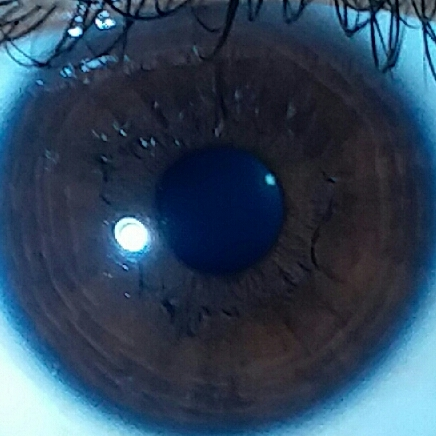
#> input picture Dataset_old/normal/2.jpg, 436 x 436 px
$ jupyter execute Untitled-Copy.ipynb
#> lines starting #> are read from the running program, lines starting #| are printed output that depends on the picture; after the words box and inside, x2 and y2 are one past the last pixel; in counts of white or black regions, pixels touching at a corner belong together
[cell 1]
import cv2
import numpy as np
import matplotlib.pyplot as plt
import math

#load image and show it
normal_path = "./Dataset_old/normal/2.jpg"
sedang_path = "./Dataset_old/sedang/1.jpg"
tinggi_path = "./Dataset_old/tinggi/1.jpg"

img_normal = cv2.imread(normal_path)
#> img_normal is the input picture: shape (436, 436, 3); mean B, G, R 90.1, 68.5, 47.9
img_sedang = cv2.imread(sedang_path)
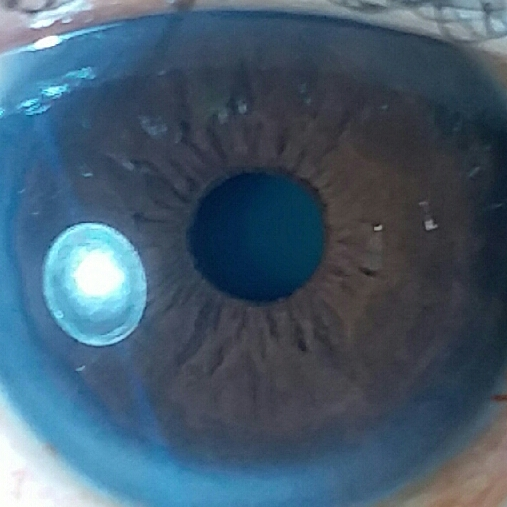
#> input picture Dataset_old/sedang/1.jpg, 507 x 507 px
#> img_sedang is the input picture: shape (507, 507, 3); mean B, G, R 109.4, 90.4, 67.7
img_tinggi = cv2.imread(tinggi_path)
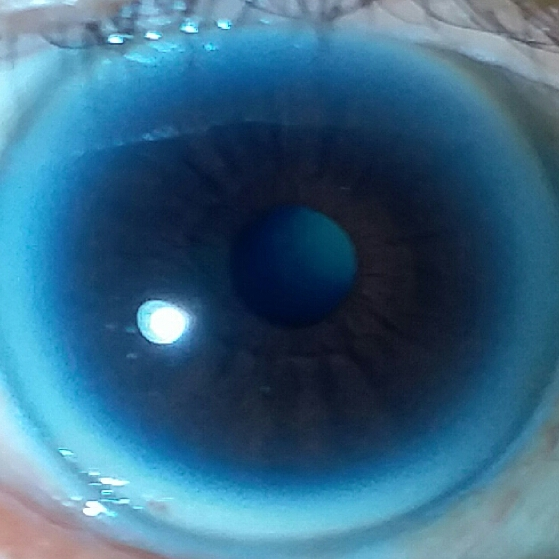
#> input picture Dataset_old/tinggi/1.jpg, 559 x 559 px
#> img_tinggi is the input picture: shape (559, 559, 3); mean B, G, R 131.3, 102.4, 55.5

[cell 2]
#normal Image
plt.imshow(img_normal)
plt.show()

[cell 3]
#sedang Image
plt.imshow(img_sedang)
plt.show()

[cell 4]
#tinggi image
plt.imshow(img_tinggi)
plt.show()

[cell 5]
#Hough Transform to detect the iris
input_img = img_normal
real_img = img_normal
preprocessing = cv2.cvtColor(real_img, cv2.COLOR_BGR2GRAY)
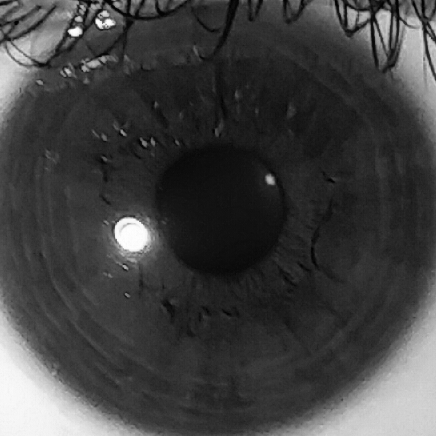
#> preprocessing: shape (436, 436); min 1, max 254, mean 64.8
preprocessing = cv2.medianBlur(preprocessing, 7)
ret, line = cv2.threshold(preprocessing, 0, 255, cv2.THRESH_BINARY+cv2.THRESH_OTSU)
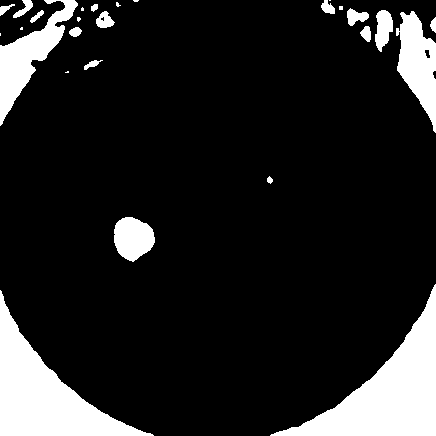
#> line: shape (436, 436); 13.6% white; 27 white regions (9 under 20 px), largest, box (x1, y1, x2, y2) and area: (270, 284, 436, 436) 8853, (0, 290, 154, 436) 7924, (0, 0, 78, 126) 3162
#> ret = 115
preprocessing = cv2.Canny(preprocessing, 20, 95, apertureSize=3)
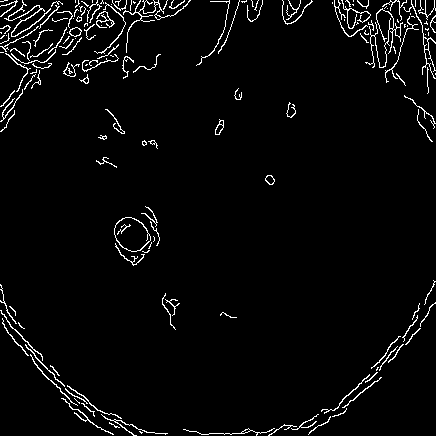
#> preprocessing: shape (436, 436); 3.4% white in thin lines or dots
#preprocessing = cv2.Canny(line,0,0)

rows = preprocessing.shape[0]
#> rows = 436
circles = cv2.HoughCircles(preprocessing, cv2.HOUGH_GRADIENT, 1, rows / 4, param1=ret, param2=10, minRadius=250, maxRadius=real_img.shape[0])
#> circles = 13 rows, first 8: [221.5, 178.5, 255.6], [220.5, 325.5, 325.5], [226.5, 59.5, 372.3], [146.5, 407.5, 405.6], [281.5, 416.5, 417.8], [373.5, 190.5, 370.5], [105.5, 292.5, 285.3], [99.5, 160.5, 347.6]

img_center = (int(real_img.shape[0]/2),int(real_img.shape[1] /2))
#> img_center = (218, 218)
img_radius = int(real_img.shape[0])
#> img_radius = 436

if circles is not None :
    circles = np.uint16(np.around(circles))
#> circles = 13 rows, first 8: [222, 178, 256], [220, 326, 326], [226, 60, 372], [146, 408, 406], [282, 416, 418], [374, 190, 370], [106, 292, 285], [100, 160, 348]
    begin = True
    for i in circles[0, :]:
        if begin == True :
            center = (i[0], i[1])
            radius = i[2]
            begin = False
        else :
            old_distance = math.sqrt(abs(img_center[0] - center[0])**2 + abs(img_center[1] - center[1])**2)
            new_distance = math.sqrt(abs(img_center[0] - i[0])**2 + abs(img_center[1] - i[1])**2)

            if(old_distance > new_distance and radius > i[2]) :
                center = (i[0], i[1])
                radius = i[2]

        cv2.circle(preprocessing, center, radius, (255, 0, 255), 3)
        cv2.circle(real_img, center, radius, (255, 0, 255), 3)
#> this loop made 13 passes
#> (i, new_distance) on passes 2 to 13: ([220, 326, 326], 108), ([226, 60, 372], 158.2), ([146, 408, 406], 203.2), ([282, 416, 418], 208.1), ([374, 190, 370], 158.5), ([106, 292, 285], 134.2), ([100, 160, 348], 131.5), ([326, 290, 281], 129.8), ([46, 50, 382], 240.4), ([6, 376, 367], 264.4), ([436, 332, 305], 246), ([388, 34, 303], 250.5)
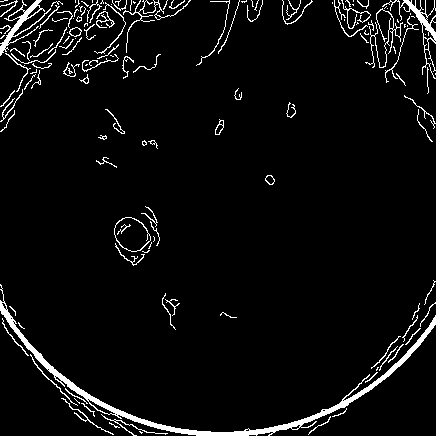
#> preprocessing: shape (436, 436); 4.7% white; 144 white regions (60 under 20 px), largest, box (x1, y1, x2, y2) and area: (0, 284, 436, 436) 2883, (382, 0, 436, 79) 559, (0, 0, 51, 56) 552
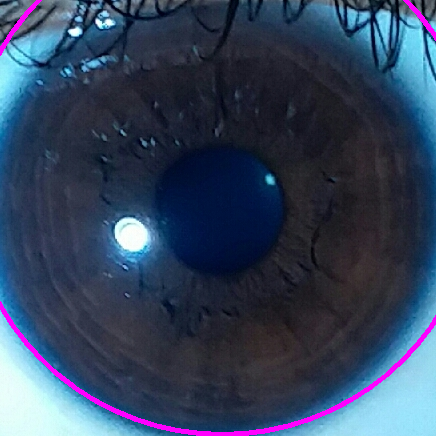
#> real_img: shape (436, 436, 3); 1.63% of pixels changed, all inside (x1, y1, x2, y2) = (0, 0, 436, 436)
#> after the loop, begin = False; radius = 256

plt.imshow(real_img)
plt.show()

plt.imshow(preprocessing)
plt.show()

[cell 6]
def segmentation(img) :
    preprocessing = cv2.cvtColor(img, cv2.COLOR_BGR2GRAY)
    #preprocessing = cv2.Canny(preprocessing, 20, 20)
    #preprocessing = cv2.resize(preprocessing, (480,480), interpolation=cv2.INTER_LINEAR)
    #preprocessing = cv2.medianBlur(preprocessing, 11)
    preprocessing = cv2.medianBlur(preprocessing, 5)
    ret, _ = cv2.threshold(preprocessing, 0, 255, cv2.THRESH_BINARY + cv2.THRESH_OTSU)

    rows = preprocessing.shape[0]
    circles = cv2.HoughCircles(preprocessing, cv2.HOUGH_GRADIENT, 1, rows / 4, param1=120, param2=10, minRadius=250, maxRadius=300)
    #circles = cv2.HoughCircles(preprocessing, cv2.HOUGH_GRADIENT, 1, rows / 4, param1=ret, param2=10, minRadius=250, maxRadius=480)

    if circles is not None :
        circles = np.uint16(np.around(circles))
        for i in circles[0, :]:
            center = (i[0], i[1])
            #cv2.circle(preprocessing, center, 1, (255, 255, 0), 3)
            radius = i[2]
            cv2.circle(preprocessing, center, radius, (255, 0, 255), 3)

    return preprocessing, radius

[cell 7]
def removeReflection(img):
    ret, mask = cv2.threshold(img, 150, 255, cv2.THRESH_BINARY)
    kernel = np.ones((5, 5), np.uint8)
    dilation = cv2.dilate(mask, kernel, iterations=1)
    preprocessing = cv2.inpaint(img, dilation, 5, cv2.INPAINT_TELEA)

    return preprocessing

[cell 8]
def rubberSheetModel(image, height, width, r_in, r_out, center):
    thetas = np.arange(0, 2 * np.pi, 2 * np.pi / width)  # Theta values
    #r_out = r_in + r_out
    # Create empty flatten image
    flat = np.zeros((height,width, 3), np.uint8)
    #circle_x = int(image.shape[0] / 2)
    #circle_y = int(image.shape[1] / 2)
    circle_x = int(center[0])
    circle_y = int(center[1])

    for i in range(width):
        for j in range(height):
            theta = thetas[i]  # value of theta coordinate
            r_pro = j / height  # value of r coordinate(normalized)

            # get coordinate of boundaries
            Xi = circle_x + r_in * np.cos(theta)
            Yi = circle_y + r_in * np.sin(theta)

            Xo = circle_x + r_out * np.cos(theta)
            Yo = circle_y + r_out * np.sin(theta)

            # the matched cartesian coordinates for the polar coordinates
            Xc = (1 - r_pro) * Xi + r_pro * Xo
            Yc = (1 - r_pro) * Yi + r_pro * Yo

            #if(Xc > width):
                #Xc = width - 1

            if Xc >= image.shape[0] :
                Xc = image.shape[0] - 1

            #if(Yc > height):
            #    Yc = height - 1

            if Yc >= image.shape[1] :
                Yc = image.shape[1] - 1

            color = image[int(Xc)][int(Yc)]  # color of the pixel

            flat[j][i] = color

    return flat

[cell 9]
# img, rad = segmentation(preprocessing)

# plt.imshow(img)
# plt.show()

[cell 10]
# fin_img = removeReflection(preprocessing)

# plt.imshow(fin_img)
# plt.show()

[cell 11]
r_in = int(radius * 0.7)
#> r_in = 179
#r_in = 0
r_out = radius
#> r_out = 256
#h = radius
h = int(radius * 0.3)
#> h = 76
w = int(radius * 2 * np.pi)
#> w = 1608
fin_img = rubberSheetModel(input_img, h, w, r_in, r_out, center)
#> in rubberSheetModel, `circle_x = int(center[0])`: circle_x = 222
#> in rubberSheetModel, `circle_y = int(center[1])`: circle_y = 178
#> after the loop in rubberSheetModel, `for i in range(width):`:
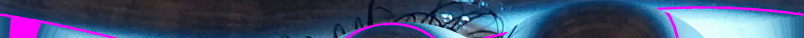
#> flat: shape (76, 1608, 3) (shown at 1/2 size); mean B, G, R 113.4, 79.2, 64.9

plt.imshow(fin_img)
plt.show()

#Preprocess Image
fin_img = cv2.cvtColor(fin_img, cv2.COLOR_BGR2GRAY)

otsu_threshold, image_result = cv2.threshold(fin_img, 0, 255, cv2.THRESH_OTSU)
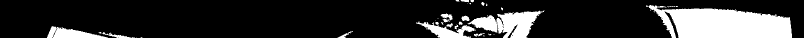
#> image_result: shape (76, 1608) (shown at 1/2 size); 18.1% white; 38 white regions (21 under 20 px), largest, box (x1, y1, x2, y2) and area: (1292, 10, 1584, 76) 13432, (935, 21, 1089, 76) 4375, (832, 43, 952, 76) 1602
#> otsu_threshold = 120
histr = cv2.calcHist([image_result],[0],None,[256],[0,256])
#> histr = 256 values, max 100064 at index 0, min 0 at index 1, mean 477.4

print(otsu_threshold)
#| 120.0
plt.imshow(image_result)
plt.show()

plt.imshow(histr)
plt.show()
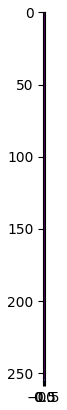
#> figure drawn by matplotlib, 1 panel
